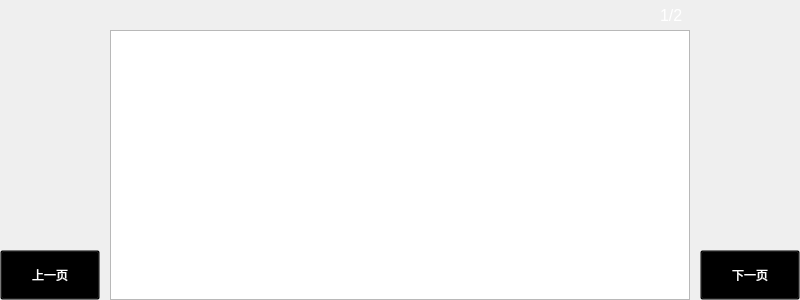
<?xml version="1.0" encoding="UTF-8"?>
<ui version="4.0">
 <class>RunParaSet</class>
 <widget class="QWidget" name="RunParaSet">
  <property name="geometry">
   <rect>
    <x>0</x>
    <y>0</y>
    <width>800</width>
    <height>300</height>
   </rect>
  </property>
  <property name="windowTitle">
   <string>Form</string>
  </property>
  <layout class="QGridLayout" name="gridLayout">
   <property name="margin">
    <number>0</number>
   </property>
   <property name="spacing">
    <number>0</number>
   </property>
   <item row="0" column="1">
    <spacer name="horizontalSpacer">
     <property name="orientation">
      <enum>Qt::Horizontal</enum>
     </property>
     <property name="sizeHint" stdset="0">
      <size>
       <width>541</width>
       <height>20</height>
      </size>
     </property>
    </spacer>
   </item>
   <item row="0" column="2">
    <widget class="QLabel" name="lab_page">
     <property name="sizePolicy">
      <sizepolicy hsizetype="Preferred" vsizetype="Fixed">
       <horstretch>0</horstretch>
       <verstretch>0</verstretch>
      </sizepolicy>
     </property>
     <property name="minimumSize">
      <size>
       <width>30</width>
       <height>30</height>
      </size>
     </property>
     <property name="font">
      <font>
       <pointsize>12</pointsize>
      </font>
     </property>
     <property name="styleSheet">
      <string notr="true">color:white;</string>
     </property>
     <property name="text">
      <string>1/2</string>
     </property>
    </widget>
   </item>
   <item row="1" column="0">
    <spacer name="horizontalSpacer_2">
     <property name="orientation">
      <enum>Qt::Horizontal</enum>
     </property>
     <property name="sizeType">
      <enum>QSizePolicy::Fixed</enum>
     </property>
     <property name="sizeHint" stdset="0">
      <size>
       <width>110</width>
       <height>13</height>
      </size>
     </property>
    </spacer>
   </item>
   <item row="1" column="3">
    <spacer name="horizontalSpacer_3">
     <property name="orientation">
      <enum>Qt::Horizontal</enum>
     </property>
     <property name="sizeType">
      <enum>QSizePolicy::Fixed</enum>
     </property>
     <property name="sizeHint" stdset="0">
      <size>
       <width>110</width>
       <height>13</height>
      </size>
     </property>
    </spacer>
   </item>
   <item row="2" column="0">
    <widget class="QToolButton" name="tbtn_left">
     <property name="minimumSize">
      <size>
       <width>100</width>
       <height>50</height>
      </size>
     </property>
     <property name="styleSheet">
      <string notr="true">background:transparent;color:white;</string>
     </property>
     <property name="text">
      <string>上一页</string>
     </property>
     <property name="icon">
      <iconset resource="InverterController.qrc">
       <normaloff>:/images/lastpage.png</normaloff>:/images/lastpage.png</iconset>
     </property>
     <property name="iconSize">
      <size>
       <width>50</width>
       <height>50</height>
      </size>
     </property>
     <property name="toolButtonStyle">
      <enum>Qt::ToolButtonFollowStyle</enum>
     </property>
    </widget>
   </item>
   <item row="2" column="3">
    <widget class="QToolButton" name="tbtn_right">
     <property name="minimumSize">
      <size>
       <width>100</width>
       <height>50</height>
      </size>
     </property>
     <property name="layoutDirection">
      <enum>Qt::RightToLeft</enum>
     </property>
     <property name="styleSheet">
      <string notr="true">background:transparent;color:white;</string>
     </property>
     <property name="text">
      <string>下一页</string>
     </property>
     <property name="icon">
      <iconset resource="InverterController.qrc">
       <normaloff>:/images/nextpage.png</normaloff>:/images/nextpage.png</iconset>
     </property>
     <property name="iconSize">
      <size>
       <width>50</width>
       <height>50</height>
      </size>
     </property>
     <property name="toolButtonStyle">
      <enum>Qt::ToolButtonFollowStyle</enum>
     </property>
    </widget>
   </item>
   <item row="1" column="1" rowspan="2" colspan="2">
    <widget class="ParaTableWidget" name="tableWidget"/>
   </item>
  </layout>
 </widget>
 <customwidgets>
  <customwidget>
   <class>ParaTableWidget</class>
   <extends>QTableWidget</extends>
   <header location="global">paratablewidget.h</header>
  </customwidget>
 </customwidgets>
 <resources>
  <include location="InverterController.qrc"/>
 </resources>
 <connections/>
</ui>
